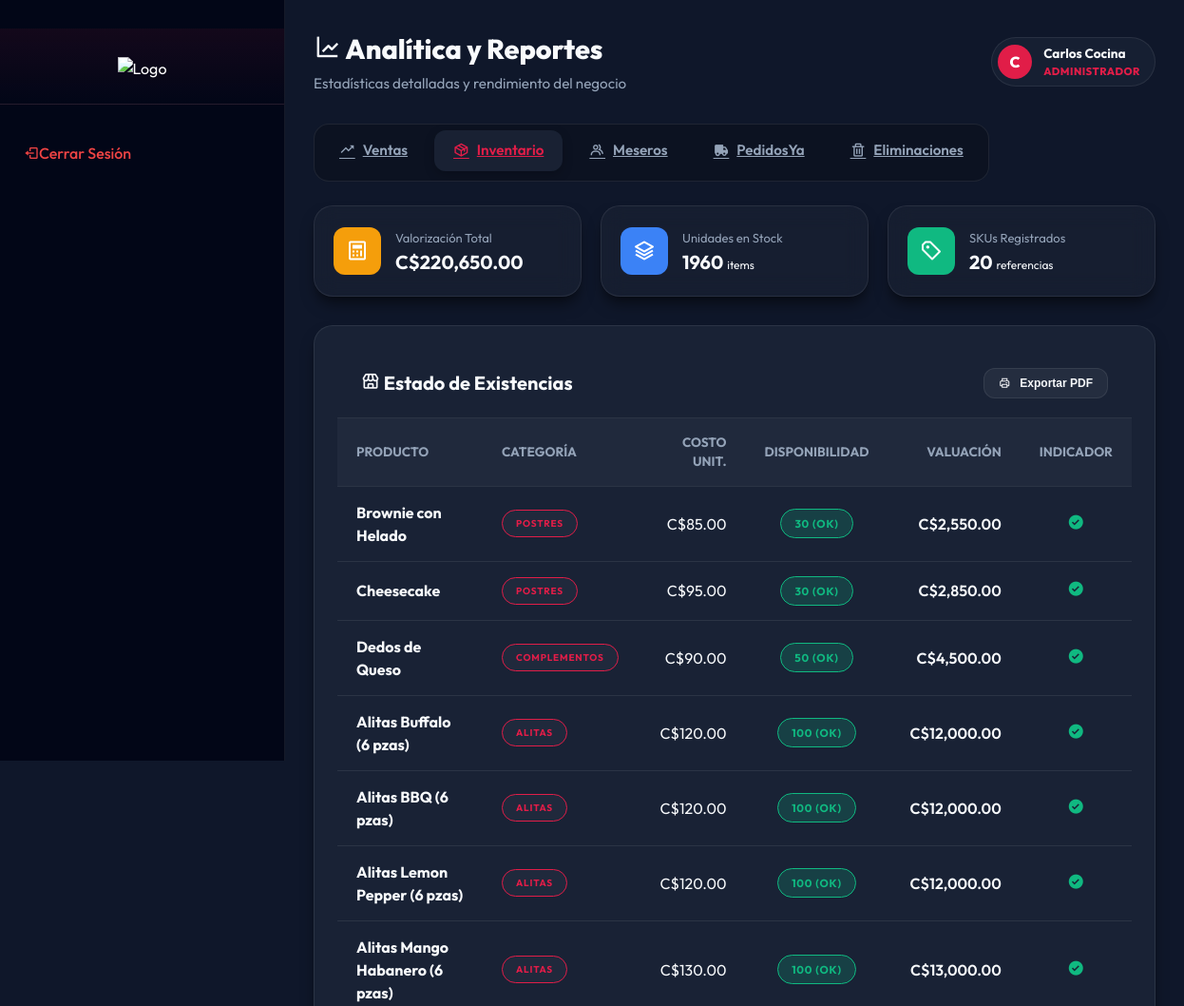
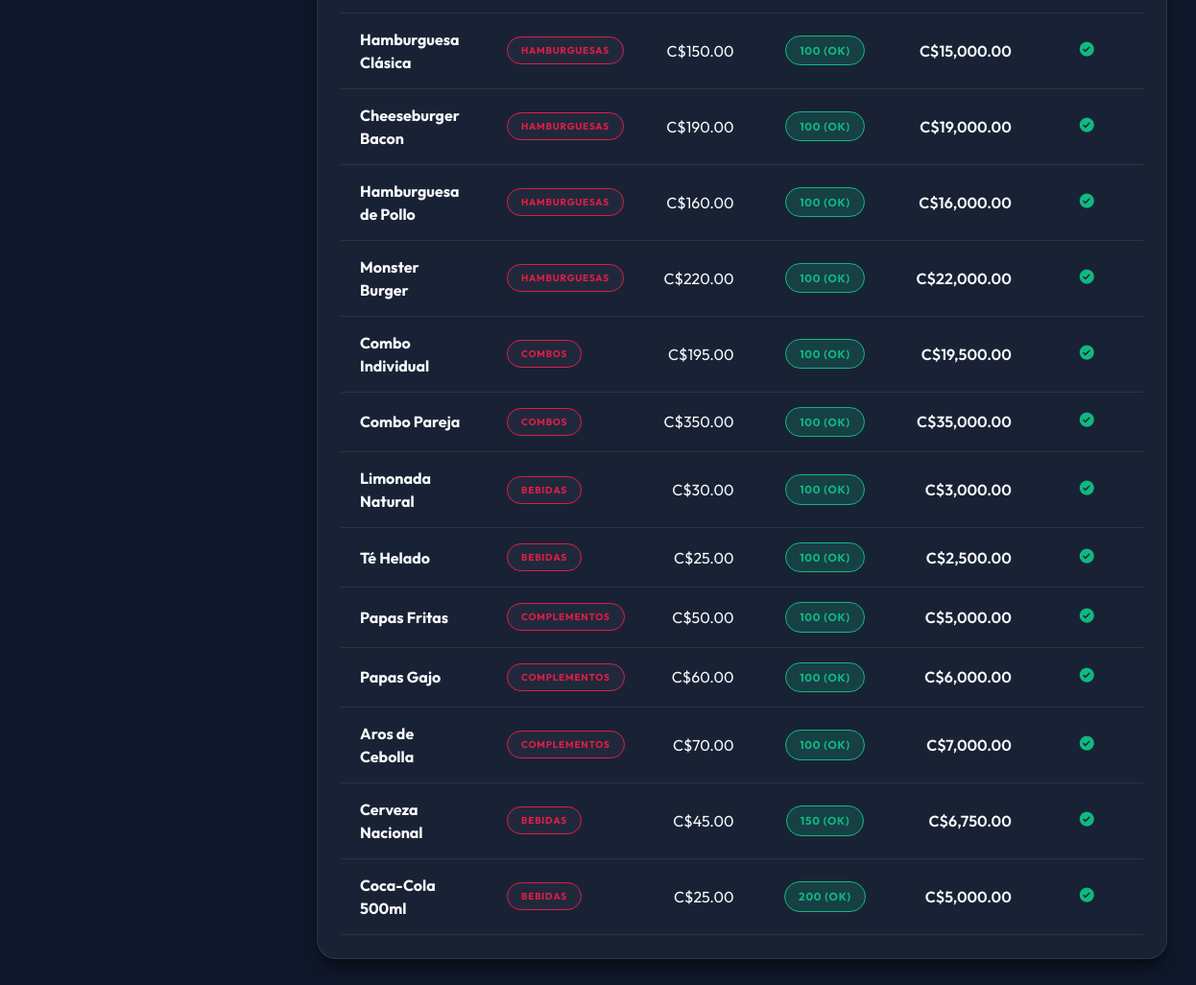
The page /reportes.php?type=inventory (signed in) on the database its author committed (2 pictures, top to bottom).
### tables this page shows
CREATE TABLE `products` (
  `id` int(11) NOT NULL AUTO_INCREMENT,
  `code` varchar(50) NOT NULL,
  `name` varchar(150) NOT NULL,
  `description` text DEFAULT NULL,
  `price` decimal(10,2) NOT NULL,
  `stock` int(11) DEFAULT 0,
  `category_id` int(11) DEFAULT NULL,
  `image` varchar(255) DEFAULT NULL,
  `status` enum('active','inactive') DEFAULT 'active',
  `date_created` timestamp NOT NULL DEFAULT current_timestamp(),
  `image_url` varchar(255) DEFAULT NULL,
  `icon` varchar(50) DEFAULT '????',
  PRIMARY KEY (`id`),
  UNIQUE KEY `code` (`code`),
  KEY `category_id` (`category_id`),
  CONSTRAINT `products_ibfk_1` FOREIGN KEY (`category_id`) REFERENCES `categories` (`id`) ON DELETE SET NULL ON UPDATE CASCADE
);

CREATE TABLE `categories` (
  `id` int(11) NOT NULL AUTO_INCREMENT,
  `name` varchar(100) NOT NULL,
  `date_created` timestamp NOT NULL DEFAULT current_timestamp(),
  PRIMARY KEY (`id`),
  UNIQUE KEY `name` (`name`)
);

### reportes.php (the view, shortened to what this page needs)
<?php
require_once __DIR__ . '/config/db.php';
$report_type = $_GET['type'] ?? 'sales';
$start_date = $_GET['start_date'] ?? date('Y-m-01');
$end_date = $_GET['end_date'] ?? date('Y-m-d');
if ($report_type === 'sales') {
    $stmt = $pdo->prepare('
        SELECT DATE(date_created) as date, COUNT(*) as orders, SUM(total) as total
        FROM orders
        WHERE DATE(date_created) BETWEEN ? AND ? AND status = "completed"
        GROUP BY DATE(date_created)
        ORDER BY date DESC
    ');
    $stmt->execute([$start_date, $end_date]);
    $sales_by_date = $stmt->fetchAll();
    $stmt = $pdo->prepare('SELECT SUM(total) as total FROM orders WHERE DATE(date_created) BETWEEN ? AND ? AND status = "completed"');
    $stmt->execute([$start_date, $end_date]);
    $total_sales = $stmt->fetch()['total'] ?? 0;
    $stmt = $pdo->prepare('
        SELECT p.name, SUM(od.quantity) as quantity, SUM(od.quantity * od.price) as total
        FROM order_details od
        JOIN products p ON od.product_id = p.id
        JOIN orders o ON od.order_id = o.id
        WHERE DATE(o.date_created) BETWEEN ? AND ? AND o.status = "completed"
        GROUP BY p.id
        ORDER BY total DESC
        LIMIT 10
    ');
    $stmt->execute([$start_date, $end_date]);
    $top_products = $stmt->fetchAll();
    $stmt = $pdo->prepare('
        SELECT method, COUNT(*) as count, SUM(amount) as total
        FROM payments p
        JOIN orders o ON p.order_id = o.id
        WHERE DATE(p.date_created) BETWEEN ? AND ?
        GROUP BY method
    ');
    $stmt->execute([$start_date, $end_date]);
    $payment_methods = $stmt->fetchAll();
    $stmt = $pdo->prepare('
        SELECT i.*, t.name as table_name,
               (SELECT GROUP_CONCAT(CONCAT(od.quantity, "x ", p.name) SEPARATOR ", ")
                FROM order_details od
                JOIN products p ON od.product_id = p.id
                WHERE od.order_id = i.order_id) as items
        FROM invoices i
        LEFT JOIN orders o ON i.order_id = o.id
        LEFT JOIN tables t ON o.table_id = t.id
        WHERE DATE(i.date_created) BETWEEN ? AND ?
        ORDER BY i.date_created DESC
    ');
    $stmt->execute([$start_date, $end_date]);
    $all_invoices = $stmt->fetchAll();
} elseif ($report_type === 'inventory') {
    $stmt = $pdo->query('
        SELECT p.*, c.name as category_name, (p.stock * p.price) as total_value
        FROM products p
        LEFT JOIN categories c ON p.category_id = c.id
        WHERE p.status = "active"
        ORDER BY p.stock ASC
    ');
    $inventory = $stmt->fetchAll();
    $total_inventory_value = 0;
    $total_items = 0;
    foreach ($inventory as $item) {
        $total_inventory_value += $item['total_value'];
        $total_items += $item['stock'];
    }
}
?>
<?php include __DIR__ . '/includes/header.php'; ?>
<div class="dashboard-wrapper">
    <?php include __DIR__ . '/includes/sidebar.php'; ?>
    <main class="main-content">
        <div class="fc-header" style="margin-bottom: 30px;">
            <div class="fc-header-left">
                <h1><i class='bx bx-line-chart'></i> Analítica y Reportes</h1>
                <p>Estadísticas detalladas y rendimiento del negocio</p>
            </div>
            <div class="fc-header-right no-print">
                <div class="fc-user-pill">
                    <div class="fc-user-avatar"><?= strtoupper(substr($_SESSION['name'], 0, 1)) ?></div>
                    <div class="fc-user-info">
                        <span class="name"><?= htmlspecialchars($_SESSION['name']) ?></span>
                        <span class="role"><?= htmlspecialchars($_SESSION['role_name'] ?? 'Administrador') ?></span>
                    </div>
                </div>
            </div>
        </div>
        <div class="fc-tabs no-print" style="margin-bottom: 25px; overflow-x: auto; padding-bottom: 10px;">
            <a href="?type=sales&start_date=<?= $start_date ?>&end_date=<?= $end_date ?>"
                class="fc-tab <?= $report_type === 'sales' ? 'active' : '' ?>">
                <i class='bx bx-trending-up'></i> <span>Ventas</span>
            </a>
            <a href="?type=inventory" class="fc-tab <?= $report_type === 'inventory' ? 'active' : '' ?>">
                <i class='bx bx-package'></i> <span>Inventario</span>
            </a>
            <a href="?type=waiters&start_date=<?= $start_date ?>&end_date=<?= $end_date ?>"
                class="fc-tab <?= $report_type === 'waiters' ? 'active' : '' ?>">
                <i class='bx bx-group'></i> <span>Meseros</span>
            </a>
            <a href="?type=pedidosya&start_date=<?= $start_date ?>&end_date=<?= $end_date ?>"
                class="fc-tab <?= $report_type === 'pedidosya' ? 'active' : '' ?>">
                <i class='bx bxs-truck'></i> <span>PedidosYa</span>
            </a>
            <a href="?type=deleted&start_date=<?= $start_date ?>&end_date=<?= $end_date ?>"
               class="fc-tab <?= $report_type === 'deleted' ? 'active' : '' ?>">
                <i class='bx bx-trash'></i> <span>Eliminaciones</span>
            </a>
        </div>
        <?php if ($report_type === 'inventory'): ?>
            <div style="display: grid; grid-template-columns: repeat(auto-fit, minmax(280px, 1fr)); gap: 20px; margin-bottom: 30px;">
                <div class="fc-card" style="margin:0; padding: 20px; background: rgba(255,255,255,0.03);">
                    <div style="display: flex; align-items: center; gap: 15px;">
                        <div style="width: 50px; height: 50px; background: #f59e0b; border-radius: 12px; display: flex; align-items: center; justify-content: center; font-size: 24px; color: white;">
                            <i class='bx bx-calculator'></i>
                        </div>
                        <div>
                            <span style="color: var(--fc-text-sec); font-size: 13px;">Valorización Total</span>
                            <div style="color: var(--fc-text-main); font-size: 20px; font-weight: 700;">C$<?= number_format($total_inventory_value, 2) ?></div>
                        </div>
                    </div>
                </div>
                <div class="fc-card" style="margin:0; padding: 20px; background: rgba(255,255,255,0.03);">
                    <div style="display: flex; align-items: center; gap: 15px;">
                        <div style="width: 50px; height: 50px; background: #3b82f6; border-radius: 12px; display: flex; align-items: center; justify-content: center; font-size: 24px; color: white;">
                            <i class='bx bx-layer'></i>
                        </div>
                        <div>
                            <span style="color: var(--fc-text-sec); font-size: 13px;">Unidades en Stock</span>
                            <div style="color: var(--fc-text-main); font-size: 20px; font-weight: 700;"><?= $total_items ?> <span style="font-size: 12px; font-weight: 400;">items</span></div>
                        </div>
                    </div>
                </div>
                <div class="fc-card" style="margin:0; padding: 20px; background: rgba(255,255,255,0.03);">
                    <div style="display: flex; align-items: center; gap: 15px;">
                        <div style="width: 50px; height: 50px; background: #10b981; border-radius: 12px; display: flex; align-items: center; justify-content: center; font-size: 24px; color: white;">
                            <i class='bx bx-purchase-tag-alt'></i>
                        </div>
                        <div>
                            <span style="color: var(--fc-text-sec); font-size: 13px;">SKUs Registrados</span>
                            <div style="color: var(--fc-text-main); font-size: 20px; font-weight: 700;"><?= count($inventory) ?> <span style="font-size: 12px; font-weight: 400;">referencias</span></div>
                        </div>
                    </div>
                </div>
            </div>
            <div class="fc-card">
                <div class="fc-modal-header" style="justify-content: space-between;">
                    <h3><i class='bx bx-store'></i> Estado de Existencias</h3>
                    <button onclick="window.print()" class="fc-btn fc-btn-outline" style="padding: 8px 15px; font-size: 12px;">
                       <i class='bx bx-printer'></i> Exportar PDF
                    </button>
                </div>
                <div class="fc-table-responsive">
                    <table class="fc-table">
                        <thead>
                            <tr>
                                <th>Producto</th>
                                <th>Categoría</th>
                                <th style="text-align: right;">Costo Unit.</th>
                                <th style="text-align: center;">Disponibilidad</th>
                                <th style="text-align: right;">Valuación</th>
                                <th style="text-align: center;">Indicador</th>
                            </tr>
                        </thead>
                        <tbody>
                            <?php foreach ($inventory as $item): ?>
                                <tr>
                                    <td><strong style="color: var(--fc-text-main);"><?= htmlspecialchars($item['name']) ?></strong></td>
                                    <td><span class="fc-badge fc-badge-outline" style="font-size: 10px;"><?= htmlspecialchars($item['category_name'] ?? 'General') ?></span></td>
                                    <td style="text-align: right;">C$<?= number_format($item['price'], 2) ?></td>
                                    <td style="text-align: center;">
                                        <?php if ($item['stock'] <= 0): ?>
                                            <span class="fc-badge fc-badge-primary" style="background-color: #ef4444; border-color: #ef4444;">Agotado</span>
                                        <?php elseif ($item['stock'] < 10): ?>
                                            <span class="fc-badge" style="background-color: rgba(245, 158, 11, 0.2); color: #f59e0b; border: 1px solid #f59e0b;"><?= $item['stock'] ?> (Bajo)</span>
                                        <?php else: ?>
                                            <span class="fc-badge" style="background-color: rgba(16, 185, 129, 0.2); color: #10b981; border: 1px solid #10b981;"><?= $item['stock'] ?> (OK)</span>
                                        <?php endif; ?>
                                    </td>
                                    <td style="text-align: right; font-weight: 600;">C$<?= number_format($item['total_value'], 2) ?></td>
                                    <td style="text-align: center;">
                                        <?php if ($item['stock'] <= 0): ?>
                                            <i class='bx bxs-error-circle' style="color: #ef4444; font-size: 18px;"></i>
                                        <?php elseif ($item['stock'] < 10): ?>
                                            <i class='bx bxs-info-circle' style="color: #f59e0b; font-size: 18px;"></i>
                                        <?php else: ?>
                                            <i class='bx bxs-check-circle' style="color: #10b981; font-size: 18px;"></i>
                                        <?php endif; ?>
                                    </td>
                                </tr>
                            <?php endforeach; ?>
                        </tbody>
                    </table>
                </div>
            </div>
        <?php endif; ?>
        <?php if ($report_type === 'waiters'): ?>
            <div class="fc-card">
                <div class="fc-modal-header">
                    <h3><i class='bx bx-medal'></i> Desempeño del Equipo de Servicio</h3>
                </div>
                <div class="fc-table-responsive">
                    <table class="fc-table">
                        <thead>
                            <tr>
                                <th>Colaborador</th>
                                <th style="text-align: center;">Pedidos Concluidos</th>
                                <th style="text-align: right;">Volumen de Venta</th>
                                <th style="text-align: right;">Ticket Promedio</th>
                                <th style="text-align: center;">Productividad</th>
                            </tr>
                        </thead>
                        <tbody>
                            <?php if (empty($waiters_stats)): ?>
                                <tr>
                                    <td colspan="5" style="text-align:center; padding: 40px; color: var(--fc-text-sec);">Sin métricas registradas en este periodo</td>
                                </tr>
                            <?php else: ?>
                                <?php foreach ($waiters_stats as $waiter): ?>
                                    <?php $avg = $waiter['total_orders'] > 0 ? $waiter['total_sales'] / $waiter['total_orders'] : 0; ?>
                                    <tr>
                                        <td>
                                            <div style="display:flex; align-items:center; gap:12px;">
                                                <div class="fc-user-avatar" style="width:36px; height:36px; font-size:15px; border-radius: 10px;">
                                                    <?= strtoupper(substr($waiter['name'], 0, 1)) ?>
                                                </div>
                                                <div>
                                                    <div style="color: var(--fc-text-main); font-weight: 600;"><?= htmlspecialchars($waiter['name']) ?></div>
                                                    <div style="font-size: 11px; color: var(--fc-text-sec);">Fuerza de Ventas</div>
                                                </div>
                                            </div>
                                        </td>
                                        <td style="text-align: center;">
                                            <span class="fc-badge fc-badge-outline"><?= $waiter['total_orders'] ?> pedidos</span>
                                        </td>
                                        <td style="text-align: right; color: var(--fc-text-main); font-weight: 700;">C$<?= number_format($waiter['total_sales'], 2) ?></td>
                                        <td style="text-align: right; color: #10b981; font-weight: 600;">C$<?= number_format($avg, 2) ?></td>
                                        <td style="text-align: center;">
                                            <div style="width: 100px; height: 8px; background: rgba(255,255,255,0.05); border-radius: 4px; margin: 0 auto; overflow: hidden;">
                                                <div style="width: <?= min(100, ($avg/500)*100) ?>%; height: 100%; background: var(--fc-primary);"></div>
                                            </div>
                                        </td>
                                    </tr>
                                <?php endforeach; ?>
                            <?php endif; ?>
                        </tbody>
                    </table>
                </div>
            </div>
        <?php endif; ?>           </div>
<?php include __DIR__ . '/includes/footer.php'; ?>

### rows shown on the page
products: name "Brownie con Helado", category.name "POSTRES", price "85.00", stock "30", total_value "2,550.00"
products: name "Cheesecake", category.name "POSTRES", price "95.00", stock "30", total_value "2,850.00"
products: name "Dedos de Queso", category.name "COMPLEMENTOS", price "90.00", stock "50", total_value "4,500.00"
products: name "Alitas Buffalo (6 pzas)", category.name "ALITAS", price "120.00", stock "100", total_value "12,000.00"
products: name "Alitas BBQ (6 pzas)", category.name "ALITAS", price "120.00", stock "100", total_value "12,000.00"
products: name "Alitas Lemon Pepper (6 pzas)", category.name "ALITAS", price "120.00", stock "100", total_value "12,000.00"
products: name "Alitas Mango Habanero (6 pzas)", category.name "ALITAS", price "130.00", stock "100", total_value "13,000.00"
products: name "Hamburguesa Clásica", category.name "HAMBURGUESAS", price "150.00", stock "100", total_value "15,000.00"
products: name "Cheeseburger Bacon", category.name "HAMBURGUESAS", price "190.00", stock "100", total_value "19,000.00"
products: name "Hamburguesa de Pollo", category.name "HAMBURGUESAS", price "160.00", stock "100", total_value "16,000.00"
products: name "Monster Burger", category.name "HAMBURGUESAS", price "220.00", stock "100", total_value "22,000.00"
products: name "Combo Individual", category.name "COMBOS", price "195.00", stock "100", total_value "19,500.00"
products: name "Combo Pareja", category.name "COMBOS", price "350.00", stock "100", total_value "35,000.00"
products: name "Limonada Natural", category.name "BEBIDAS", price "30.00", stock "100", total_value "3,000.00"
products: name "Té Helado", category.name "BEBIDAS", price "25.00", stock "100", total_value "2,500.00"
products: name "Papas Fritas", category.name "COMPLEMENTOS", price "50.00", stock "100", total_value "5,000.00"
products: name "Papas Gajo", category.name "COMPLEMENTOS", price "60.00", stock "100", total_value "6,000.00"
products: name "Aros de Cebolla", category.name "COMPLEMENTOS", price "70.00", stock "100", total_value "7,000.00"
products: name "Cerveza Nacional", category.name "BEBIDAS", price "45.00", stock "150", total_value "6,750.00"
products: name "Coca-Cola 500ml", category.name "BEBIDAS", price "25.00", stock "200", total_value "5,000.00"

### other values the page prints
substr($_SESSION['name'], 0, 1) "C"
$_SESSION['name'] "Carlos Cocina"
$_SESSION['role_name'] "ADMINISTRADOR"
$total_inventory_value "220,650.00"
$total_items "1960"
count($inventory) "20"
